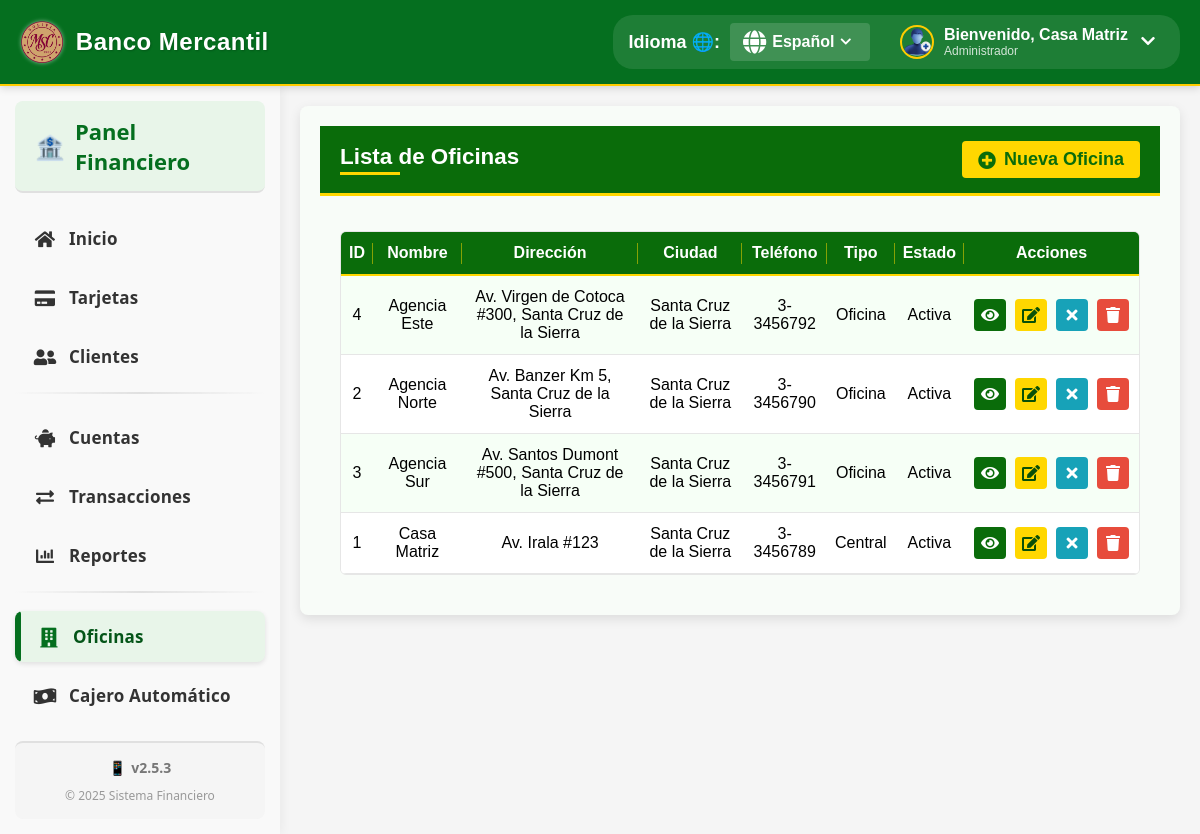
The page /index.php?controller=oficina&action=listar (signed in) on the database its author committed.
### tables this page shows
CREATE TABLE oficina (
    idOficina INT not null AUTO_INCREMENT,
    hash varchar(50) COMMENT 'hash',
    central BOOLEAN NOT NULL,
    nombre VARCHAR(100) NOT NULL,
    direccion VARCHAR(255) NOT NULL,
    telefono VARCHAR(20),
    ciudad VARCHAR(100) NOT NULL DEFAULT 'Santa Cruz de la Sierra',
    departamento VARCHAR(100) NOT NULL DEFAULT 'Santa Cruz',
    pais VARCHAR(100) NOT NULL DEFAULT 'Bolivia',
    horarioAtencion VARCHAR(255),
    gerenteEncargado VARCHAR(100),
    fechaInauguracion DATE,
    estado ENUM('activa', 'inactiva') NOT NULL DEFAULT 'activa',
    CONSTRAINT PK_Oficina PRIMARY KEY (idOficina)
);

### controllers/OficinaController.php (called while the page is built, shortened)
<?php
class OficinaController {
    private $model;
    public function __construct() {
        $database = new Database();
        $this->db = $database->connect();
        $this->model = new Oficina($this->db);
    }
    public function listar() {
        try {
            $resultado = $this->model->obtenerTodas();
            if ($resultado && $resultado->rowCount() > 0) {
                $oficinas = $resultado->fetchAll(PDO::FETCH_ASSOC);
            } else {
                error_log("No se encontraron oficinas o hubo un error en la consulta");
            }
        } catch (Exception $e) {
            error_log("Excepción al obtener oficinas: " . $e->getMessage());
        }
        include_once 'views/main.php';
    }
}
?>

### config/database.php (called while the page is built, shortened)
<?php
class Database {
    private $host = 'localhost';
    private $db_name = 'banco_camba';
    private $username = 'root';
    private $password = '';
    public function connect() {
        $this->conn = null;
        try {
            $this->conn = new PDO(
                'mysql:host=' . $this->host . ';dbname=' . $this->db_name,
                $this->username,
                $this->password
            );
            $this->conn->setAttribute(PDO::ATTR_ERRMODE, PDO::ERRMODE_EXCEPTION);
            $this->conn->exec("SET NAMES utf8");
        } catch(PDOException $e) {
            echo 'Connection Error: ' . $e->getMessage();
        }
        return $this->conn;
    }
}
?>

### models/Oficina.php (called while the page is built, shortened)
<?php
class Oficina {
    private $conn;
    public function __construct($db) {
        $this->conn = $db;
    }
    public function obtenerTodas() {
        try {
            $query = "SELECT idOficina, hash, central, nombre, direccion, telefono, ciudad, departamento, pais, horarioAtencion, gerenteEncargado, fechaInauguracion, estado FROM oficina ORDER BY nombre ASC";
            $stmt = $this->conn->prepare($query);
            $stmt->execute();
            $count = $stmt->rowCount();
            return $stmt;
        } catch (PDOException $e) {
            error_log("Error en Oficina::obtenerTodas(): " . $e->getMessage());
            return false;
        }
    }
}
?>

### views/oficina/listar.php (the view, shortened to what this page needs)
<link rel="stylesheet" href="assets/css/styleListar.css">
<div class="card client-card">
    <div class="card-header">
        <h2 class="title-with-line"><?php echo isset($lang['branch_list']) ? $lang['branch_list'] : 'Lista de Oficinas'; ?></h2>
        <a href="index.php?controller=oficina&action=crear" class="btn-new-client">
            <i class="fa fa-plus-circle"></i> <?php echo isset($lang['new_branch']) ? $lang['new_branch'] : 'Nueva Oficina'; ?>
        </a>
    </div>
    <div class="card-body">
        <?php if (empty($oficinas)): ?>
            <div class="alert alert-mercantil"><?php echo isset($lang['no_branches_found']) ? $lang['no_branches_found'] : 'No hay oficinas registradas en el sistema.'; ?></div>
        <?php else: ?>
            <div class="table-container">
                <table class="table table-mercantil">
                    <thead>
                        <tr>
                            <th>ID</th>
                            <th><?php echo isset($lang['name']) ? $lang['name'] : 'Nombre'; ?></th>
                            <th><?php echo isset($lang['address']) ? $lang['address'] : 'Dirección'; ?></th>
                            <th><?php echo isset($lang['city']) ? $lang['city'] : 'Ciudad'; ?></th>
                            <th><?php echo isset($lang['phone']) ? $lang['phone'] : 'Teléfono'; ?></th>
                            <th><?php echo isset($lang['type']) ? $lang['type'] : 'Tipo'; ?></th>
                            <th><?php echo isset($lang['status']) ? $lang['status'] : 'Estado'; ?></th>
                            <th class="actions-column"><?php echo isset($lang['actions']) ? $lang['actions'] : 'Acciones'; ?></th>
                        </tr>
                    </thead>
                    <tbody>
                        <?php foreach ($oficinas as $oficina): ?>
                            <tr class="animate-row">
                                <td class="text-center"><?php echo $oficina['idOficina']; ?></td>
                                <td class="text-center"><?php echo htmlspecialchars($oficina['nombre']); ?></td>
                                <td class="text-center"><?php echo htmlspecialchars($oficina['direccion']); ?></td>
                                <td class="text-center"><?php echo htmlspecialchars($oficina['ciudad']); ?></td>
                                <td class="text-center"><?php echo htmlspecialchars($oficina['telefono']); ?></td>
                                <td class="text-center">
                                    <?php if ($oficina['central'] == 1): ?>
                                        <span class="badge bg-success"><?php echo isset($lang['central']) ? $lang['central'] : 'Central'; ?></span>
                                    <?php else: ?>
                                        <span class="badge bg-info"><?php echo isset($lang['branch']) ? $lang['branch'] : 'Agencia'; ?></span>
                                    <?php endif; ?>
                                </td>
                                <td class="text-center">
                                    <?php if ($oficina['estado'] == 'activa'): ?>
                                        <span class="badge bg-success"><?php echo isset($lang['active']) ? $lang['active'] : 'Activa'; ?></span>
                                    <?php else: ?>
                                        <span class="badge bg-danger"><?php echo isset($lang['inactive']) ? $lang['inactive'] : 'Inactiva'; ?></span>
                                    <?php endif; ?>
                                </td>
                                <td class="text-center actions-cell">
                                    <div class="action-buttons">
                                        <a href="index.php?controller=oficina&action=ver&id=<?php echo $oficina['idOficina']; ?>" class="btn-action btn-view" title="<?php echo isset($lang['view']) ? $lang['view'] : 'Ver'; ?>">
                                            <i class="fa fa-eye"></i>
                                        </a>
                                        <a href="index.php?controller=oficina&action=editar&id=<?php echo $oficina['idOficina']; ?>" class="btn-action btn-edit" title="<?php echo isset($lang['edit']) ? $lang['edit'] : 'Editar'; ?>">
                                            <i class="fa fa-edit"></i>
                                        </a>
                                        <?php if ($oficina['estado'] == 'activa'): ?>
                                            <a href="index.php?controller=oficina&action=desactivar&id=<?php echo $oficina['idOficina']; ?>" class="btn-action btn-info" title="<?php echo isset($lang['deactivate']) ? $lang['deactivate'] : 'Desactivar'; ?>" onclick="return confirm('<?php echo isset($lang['confirm_deactivate_branch']) ? $lang['confirm_deactivate_branch'] : '¿Está seguro que desea desactivar esta oficina?'; ?>')">
                                                <i class="fa fa-times"></i>
                                            </a>
                                        <?php endif; ?>
                                        <a href="index.php?controller=oficina&action=eliminar&id=<?php echo $oficina['idOficina']; ?>" class="btn-action btn-delete delete-button" title="<?php echo isset($lang['delete']) ? $lang['delete'] : 'Eliminar'; ?>" onclick="return confirm('<?php echo isset($lang['confirm_delete_branch']) ? $lang['confirm_delete_branch'] : '¿Está seguro que desea eliminar esta oficina? Esta acción no se puede deshacer.'; ?>')">
                                            <i class="fa fa-trash"></i>
                                        </a>
                                    </div>
                                </td>
                            </tr>
                        <?php endforeach; ?>
                    </tbody>
                </table>
            </div>
        <?php endif; ?>
    </div>
</div>

### rows shown on the page
oficina: idOficina "4", nombre "Agencia Este", direccion "Av. Virgen de Cotoca #300, Santa Cruz de la Sierra", ciudad "Santa Cruz de la Sierra", telefono "3-3456792"
oficina: idOficina "2", nombre "Agencia Norte", direccion "Av. Banzer Km 5, Santa Cruz de la Sierra", ciudad "Santa Cruz de la Sierra", telefono "3-3456790"
oficina: idOficina "3", nombre "Agencia Sur", direccion "Av. Santos Dumont #500, Santa Cruz de la Sierra", ciudad "Santa Cruz de la Sierra", telefono "3-3456791"
oficina: idOficina "1", nombre "Casa Matriz", direccion "Av. Irala #123", ciudad "Santa Cruz de la Sierra", telefono "3-3456789", central "Central"

### other values the page prints
$lang['welcome'] "Bienvenido"
$_SESSION['nombre'] "Casa Matriz"
$lang['home'] "Inicio"
$lang['cards'] "Tarjetas"
$lang['clients'] "Clientes"
$lang['accounts'] "Cuentas"
$lang['transactions'] "Transacciones"
$lang['reports'] "Reportes"
$lang['branches'] "Oficinas"
$lang['atm'] "Cajero Automático"
$lang['name'] "Nombre"
$lang['address'] "Dirección"
$lang['phone'] "Teléfono"
$lang['status'] "Estado"
$lang['actions'] "Acciones"
